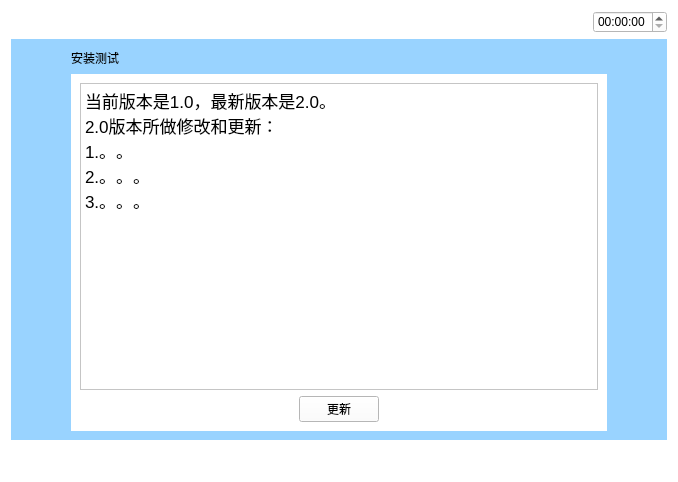
<?xml version="1.0" encoding="UTF-8"?>
<ui version="4.0">
 <class>Ruanjiangengxin</class>
 <widget class="QWidget" name="Ruanjiangengxin">
  <property name="geometry">
   <rect>
    <x>0</x>
    <y>0</y>
    <width>678</width>
    <height>482</height>
   </rect>
  </property>
  <property name="windowTitle">
   <string>Form</string>
  </property>
  <property name="styleSheet">
   <string notr="true">background-color: rgb(255, 255, 255);</string>
  </property>
  <layout class="QVBoxLayout" name="verticalLayout_3" stretch="1,5,1">
   <item>
    <layout class="QHBoxLayout" name="horizontalLayout_5">
     <item>
      <widget class="QPushButton" name="pushButton">
       <property name="text">
        <string/>
       </property>
       <property name="icon">
        <iconset resource="myimages.qrc">
         <normaloff>:/image/images/4g.png</normaloff>:/image/images/4g.png</iconset>
       </property>
       <property name="flat">
        <bool>true</bool>
       </property>
      </widget>
     </item>
     <item>
      <widget class="QPushButton" name="pushButton_2">
       <property name="text">
        <string/>
       </property>
       <property name="icon">
        <iconset resource="myimages.qrc">
         <normaloff>:/image/images/wireless.svg</normaloff>:/image/images/wireless.svg</iconset>
       </property>
       <property name="flat">
        <bool>true</bool>
       </property>
      </widget>
     </item>
     <item>
      <widget class="QPushButton" name="pushButton_3">
       <property name="text">
        <string/>
       </property>
       <property name="icon">
        <iconset resource="myimages.qrc">
         <normaloff>:/image/images/bl.svg</normaloff>:/image/images/bl.svg</iconset>
       </property>
       <property name="flat">
        <bool>true</bool>
       </property>
      </widget>
     </item>
     <item>
      <widget class="QPushButton" name="pushButton_4">
       <property name="text">
        <string/>
       </property>
       <property name="icon">
        <iconset resource="myimages.qrc">
         <normaloff>:/image/images/locate.svg</normaloff>:/image/images/locate.svg</iconset>
       </property>
       <property name="flat">
        <bool>true</bool>
       </property>
      </widget>
     </item>
     <item>
      <spacer name="horizontalSpacer_4">
       <property name="orientation">
        <enum>Qt::Horizontal</enum>
       </property>
       <property name="sizeHint" stdset="0">
        <size>
         <width>40</width>
         <height>20</height>
        </size>
       </property>
      </spacer>
     </item>
     <item>
      <widget class="QTimeEdit" name="timeEdit_2"/>
     </item>
    </layout>
   </item>
   <item>
    <widget class="QWidget" name="widget" native="true">
     <property name="sizePolicy">
      <sizepolicy hsizetype="Preferred" vsizetype="Preferred">
       <horstretch>0</horstretch>
       <verstretch>0</verstretch>
      </sizepolicy>
     </property>
     <property name="contextMenuPolicy">
      <enum>Qt::DefaultContextMenu</enum>
     </property>
     <property name="styleSheet">
      <string notr="true">background-color: rgb(153, 211, 255);</string>
     </property>
     <layout class="QVBoxLayout" name="verticalLayout_2" stretch="1,5">
      <property name="leftMargin">
       <number>60</number>
      </property>
      <property name="rightMargin">
       <number>60</number>
      </property>
      <item>
       <layout class="QHBoxLayout" name="horizontalLayout">
        <item>
         <widget class="QLabel" name="label">
          <property name="text">
           <string>安装测试</string>
          </property>
         </widget>
        </item>
        <item>
         <spacer name="horizontalSpacer">
          <property name="orientation">
           <enum>Qt::Horizontal</enum>
          </property>
          <property name="sizeHint" stdset="0">
           <size>
            <width>40</width>
            <height>20</height>
           </size>
          </property>
         </spacer>
        </item>
        <item>
         <layout class="QVBoxLayout" name="verticalLayout"/>
        </item>
       </layout>
      </item>
      <item>
       <widget class="QWidget" name="widget_2" native="true">
        <property name="styleSheet">
         <string notr="true">background-color: rgb(255, 255, 255);</string>
        </property>
        <layout class="QVBoxLayout" name="verticalLayout_4">
         <item>
          <widget class="QTextEdit" name="textEdit">
           <property name="html">
            <string>&lt;!DOCTYPE HTML PUBLIC &quot;-//W3C//DTD HTML 4.0//EN&quot; &quot;http://www.w3.org/TR/REC-html40/strict.dtd&quot;&gt;
&lt;html&gt;&lt;head&gt;&lt;meta name=&quot;qrichtext&quot; content=&quot;1&quot; /&gt;&lt;style type=&quot;text/css&quot;&gt;
p, li { white-space: pre-wrap; }
&lt;/style&gt;&lt;/head&gt;&lt;body style=&quot; font-family:'STIX'; font-size:13pt; font-weight:400; font-style:normal;&quot;&gt;
&lt;p style=&quot; margin-top:0px; margin-bottom:0px; margin-left:0px; margin-right:0px; -qt-block-indent:0; text-indent:0px;&quot;&gt;当前版本是1.0，最新版本是2.0。&lt;/p&gt;
&lt;p style=&quot; margin-top:0px; margin-bottom:0px; margin-left:0px; margin-right:0px; -qt-block-indent:0; text-indent:0px;&quot;&gt;2.0版本所做修改和更新：&lt;/p&gt;
&lt;p style=&quot; margin-top:0px; margin-bottom:0px; margin-left:0px; margin-right:0px; -qt-block-indent:0; text-indent:0px;&quot;&gt;1.。。&lt;/p&gt;
&lt;p style=&quot; margin-top:0px; margin-bottom:0px; margin-left:0px; margin-right:0px; -qt-block-indent:0; text-indent:0px;&quot;&gt;2.。。。&lt;/p&gt;
&lt;p style=&quot; margin-top:0px; margin-bottom:0px; margin-left:0px; margin-right:0px; -qt-block-indent:0; text-indent:0px;&quot;&gt;3.。。。&lt;/p&gt;&lt;/body&gt;&lt;/html&gt;</string>
           </property>
          </widget>
         </item>
         <item>
          <layout class="QHBoxLayout" name="horizontalLayout_3">
           <item>
            <spacer name="horizontalSpacer_3">
             <property name="orientation">
              <enum>Qt::Horizontal</enum>
             </property>
             <property name="sizeHint" stdset="0">
              <size>
               <width>40</width>
               <height>20</height>
              </size>
             </property>
            </spacer>
           </item>
           <item>
            <widget class="QPushButton" name="pushButton_5">
             <property name="text">
              <string>更新</string>
             </property>
            </widget>
           </item>
           <item>
            <spacer name="horizontalSpacer_5">
             <property name="orientation">
              <enum>Qt::Horizontal</enum>
             </property>
             <property name="sizeHint" stdset="0">
              <size>
               <width>40</width>
               <height>20</height>
              </size>
             </property>
            </spacer>
           </item>
          </layout>
         </item>
        </layout>
       </widget>
      </item>
     </layout>
    </widget>
   </item>
   <item>
    <layout class="QHBoxLayout" name="horizontalLayout_2">
     <item>
      <widget class="QPushButton" name="returnIndex">
       <property name="font">
        <font>
         <family>AR PL UMing TW MBE</family>
        </font>
       </property>
       <property name="styleSheet">
        <string notr="true">border-image: url(:/image/images/index.svg);</string>
       </property>
       <property name="text">
        <string/>
       </property>
       <property name="icon">
        <iconset resource="myimages.qrc">
         <normaloff>:/image/images/index.svg</normaloff>:/image/images/index.svg</iconset>
       </property>
       <property name="iconSize">
        <size>
         <width>40</width>
         <height>40</height>
        </size>
       </property>
       <property name="flat">
        <bool>true</bool>
       </property>
      </widget>
     </item>
     <item>
      <spacer name="horizontalSpacer_2">
       <property name="orientation">
        <enum>Qt::Horizontal</enum>
       </property>
       <property name="sizeHint" stdset="0">
        <size>
         <width>40</width>
         <height>20</height>
        </size>
       </property>
      </spacer>
     </item>
     <item>
      <widget class="QPushButton" name="returnPage">
       <property name="text">
        <string/>
       </property>
       <property name="icon">
        <iconset resource="myimages.qrc">
         <normaloff>:/image/images/shangyiye.svg</normaloff>:/image/images/shangyiye.svg</iconset>
       </property>
       <property name="iconSize">
        <size>
         <width>40</width>
         <height>40</height>
        </size>
       </property>
       <property name="flat">
        <bool>true</bool>
       </property>
      </widget>
     </item>
    </layout>
   </item>
  </layout>
 </widget>
 <resources>
  <include location="myimages.qrc"/>
 </resources>
 <connections/>
</ui>
